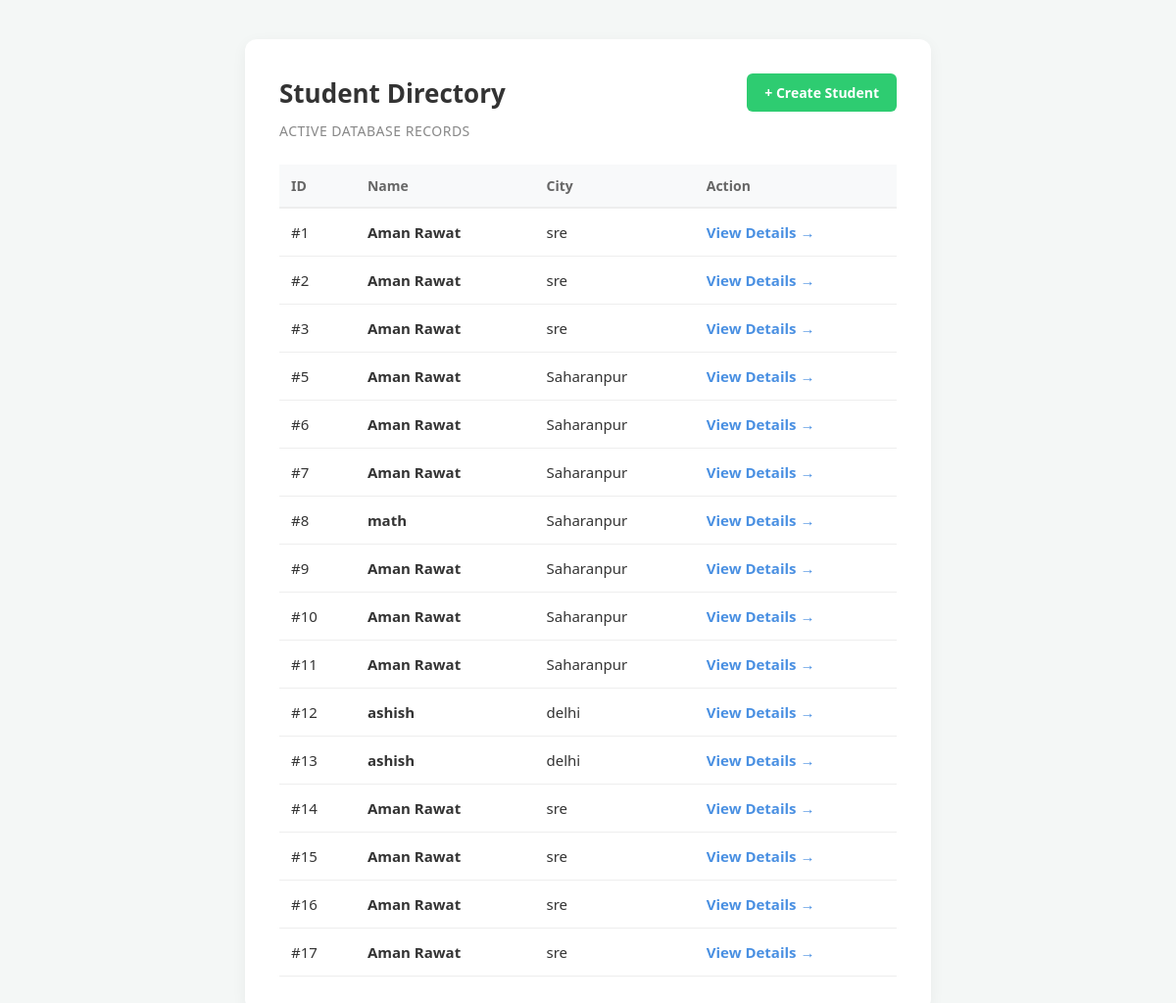
Before: /home/ with the older database file.
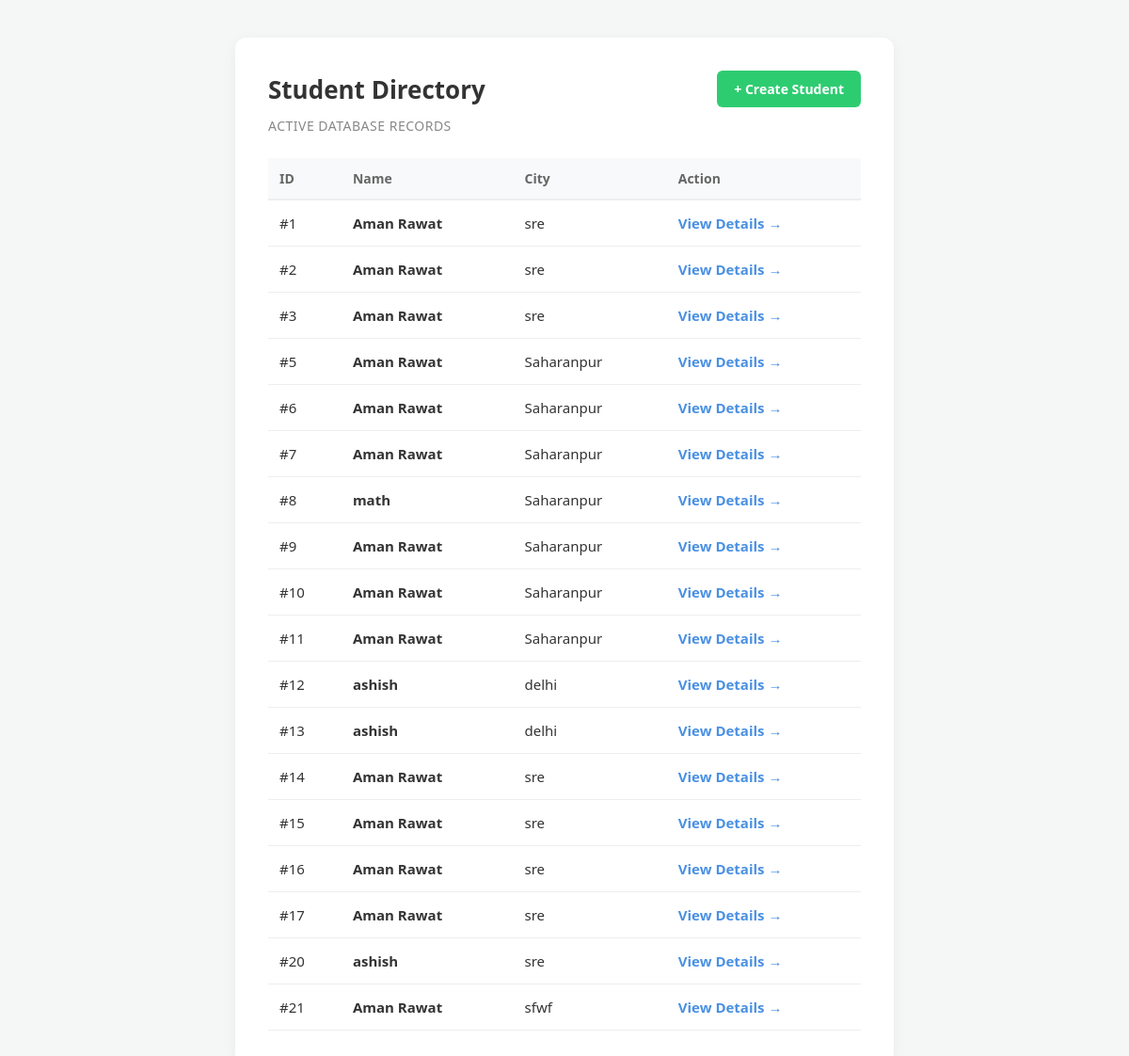
After: the same page with the newer database file.
### app/models.py (models this page shows, shortened)
class Std(models.Model):
    name=models.CharField(max_length=255)
    age=models.IntegerField()
    city=models.CharField(max_length=255)

### app/views.py (the view)
# urls.py: path('home/' ,views.stdRead , name='home'),
def stdRead(request):
    data=Std.objects.all()
    return render(request , 'home.html',{"data":data})

### app/templates/home.html (shortened to what this page needs)
<!DOCTYPE html>
<html lang="en">
<head>
</head>
<body>
    <div class="dashboard-container">
        <div class="header-group">
            <h1>Student Directory</h1>
            <a href="{% url 'create_form' %}" class="btn-create">+ Create Student</a>
        </div>
        <p class="subtitle">Active Database Records</p>
        <table class="student-table">
            <thead>
                <tr>
                    <th>ID</th>
                    <th>Name</th>
                    <th>City</th>
                    <th>Action</th>
                </tr>
            </thead>
            <tbody>
                {% for s in data %}
                <tr class="student-row">
                    <td>#{{ s.id }}</td>
                    <td><strong>{{ s.name }}</strong></td>
                    <td>{{ s.city }}</td>
                    <td>
                        <a href="{% url 'studentdetails' s.id %}" class="student-link">View Details →</a>
                    </td>
                </tr>
                {% endfor %}
            </tbody>
        </table>
    </div>
</body>
</html>

Changed rows visible on the page:
added Std: id "20", name "ashish", city "sre"
added Std: id "21", name "Aman Rawat", city "sfwf"
